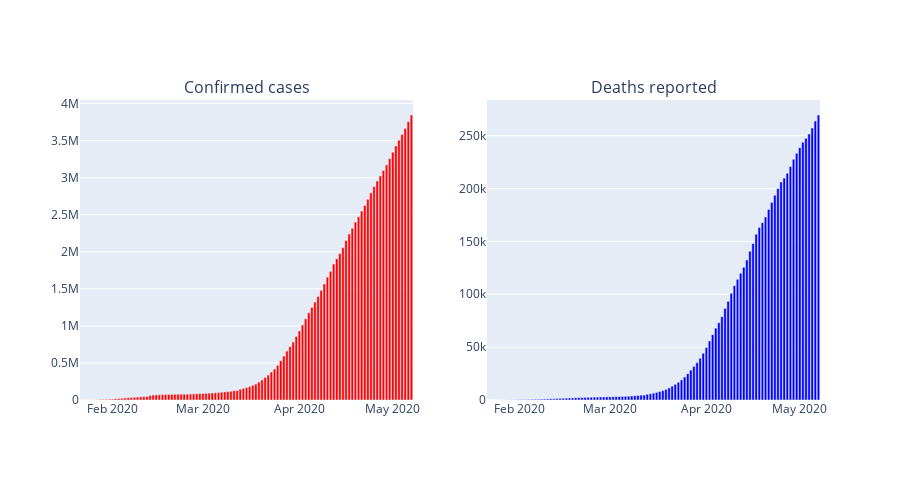
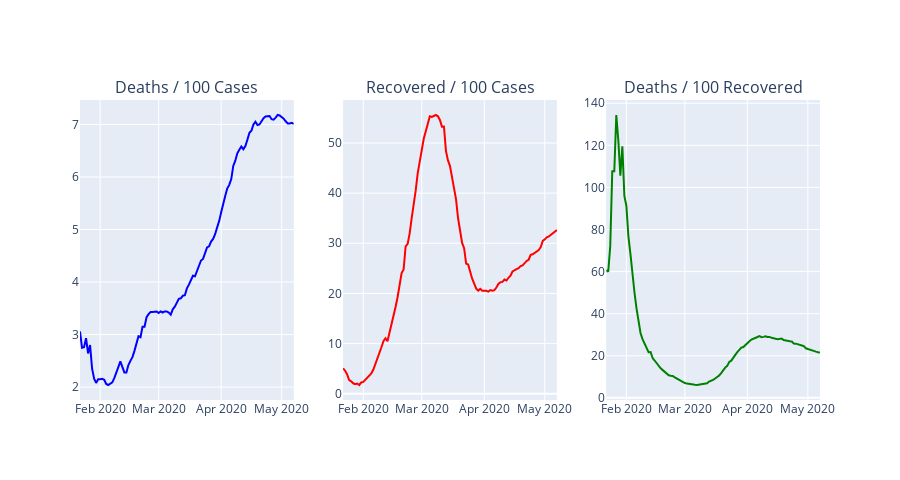
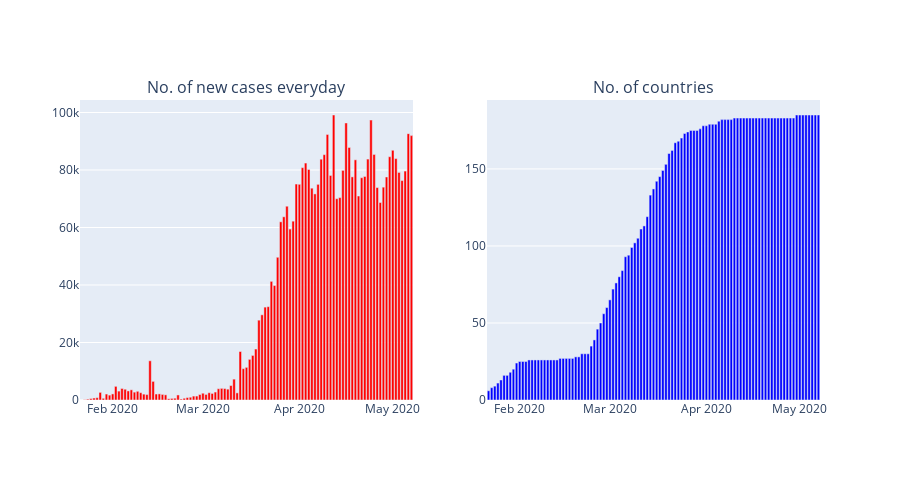

The cell these charts' notebook holds for them, in order:
### Code cell
fig_c = px.bar(day_wise, x="Date", y="Confirmed", color_discrete_sequence = ["red"])
fig_d = px.bar(day_wise, x="Date", y="Deaths", color_discrete_sequence = ["blue"])

fig = make_subplots(rows=1, cols=2, shared_xaxes=False, horizontal_spacing=0.1,
                    subplot_titles=('Confirmed cases', 'Deaths reported'))

fig.add_trace(fig_c['data'][0], row=1, col=1)
fig.add_trace(fig_d['data'][0], row=1, col=2)

fig.update_layout(height=480)
fig.show()

# ===============================

fig_1 = px.line(day_wise, x="Date", y="Deaths / 100 Cases", color_discrete_sequence = ["blue"])
fig_2 = px.line(day_wise, x="Date", y="Recovered / 100 Cases", color_discrete_sequence = ["red"])
fig_3 = px.line(day_wise, x="Date", y="Deaths / 100 Recovered", color_discrete_sequence = ["green"])

fig = make_subplots(rows=1, cols=3, shared_xaxes=False, 
                    subplot_titles=('Deaths / 100 Cases', 'Recovered / 100 Cases', 'Deaths / 100 Recovered'))

fig.add_trace(fig_1['data'][0], row=1, col=1)
fig.add_trace(fig_2['data'][0], row=1, col=2)
fig.add_trace(fig_3['data'][0], row=1, col=3)

fig.update_layout(height=480)
fig.show()

# ===================================

fig_c = px.bar(day_wise, x="Date", y="New cases", color_discrete_sequence = ["red"])
fig_d = px.bar(day_wise, x="Date", y="No. of countries", color_discrete_sequence = ["blue"])

fig = make_subplots(rows=1, cols=2, shared_xaxes=False, horizontal_spacing=0.1,
                    subplot_titles=('No. of new cases everyday', 'No. of countries'))

fig.add_trace(fig_c['data'][0], row=1, col=1)
fig.add_trace(fig_d['data'][0], row=1, col=2)

fig.update_layout(height=480)
fig.show()
